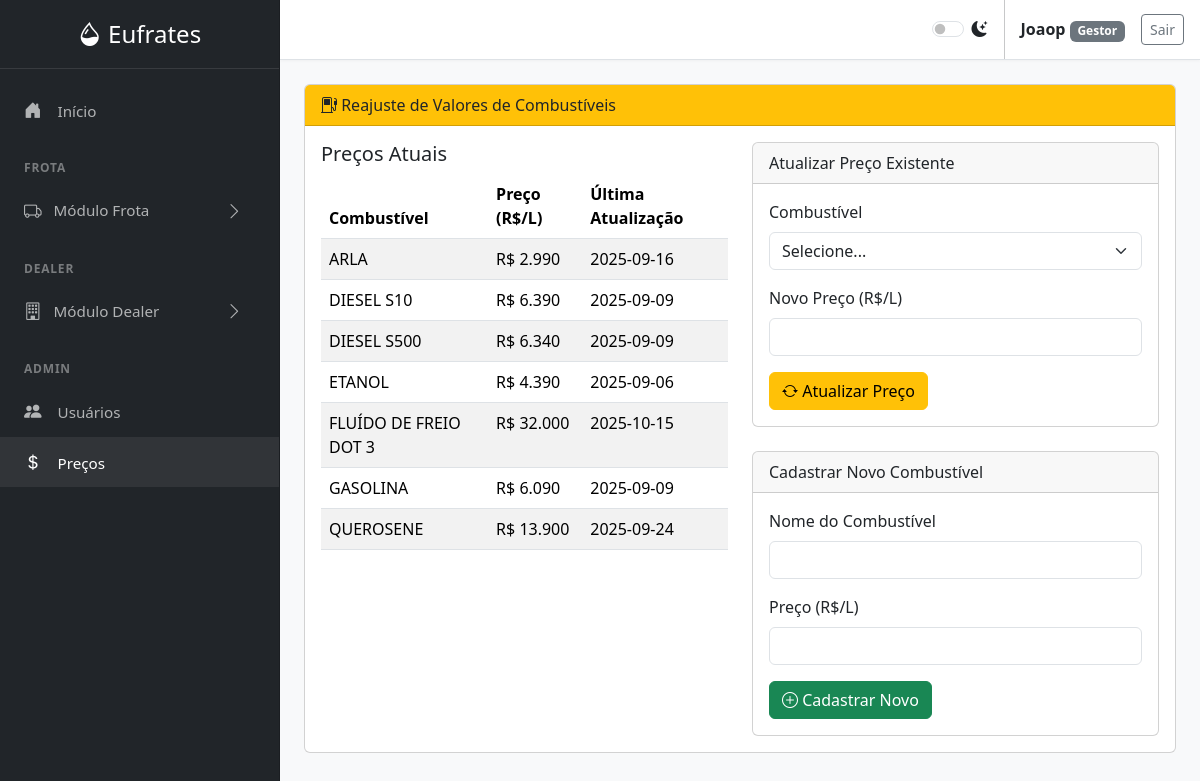
The page /reajuste-combustiveis (signed in) on the database its author committed.
### tables this page shows
CREATE TABLE users (
        id INTEGER PRIMARY KEY AUTOINCREMENT,
        username TEXT NOT NULL UNIQUE,
        password_hash TEXT NOT NULL,
        role TEXT NOT NULL CHECK(role IN ('Gestor', 'Comprador', 'Padrão'))
    );

CREATE TABLE precos_combustivel (
        id INTEGER PRIMARY KEY AUTOINCREMENT,
        combustivel TEXT NOT NULL UNIQUE,
        preco REAL NOT NULL,
        data_atualizacao TEXT NOT NULL
    );

### frota.py (the view, shortened to what this page needs)
@frota_bp.route('/reajuste-combustiveis', methods=['GET', 'POST'])
@login_required
@roles_required(['Administrador', 'Gestor'])
def reajuste_combustiveis():
    precos = obter_precos_combustivel()
    return render_template('reajuste_combustiveis.html', precos=precos, active_page='reajuste_combustiveis')

### database.py (called while the page is built)
def get_db_connection():
    conn = sqlite3.connect('abastecimentos.db')
    conn.row_factory = sqlite3.Row
    return conn

def get_user_by_id(user_id):
    conn = get_db_connection()
    user = conn.execute('SELECT * FROM users WHERE id = ?', (user_id,)).fetchone()
    conn.close()
    return user

def obter_precos_combustivel():
    conn = get_db_connection()
    query = "SELECT combustivel, preco, data_atualizacao FROM precos_combustivel ORDER BY combustivel"
    df = pd.read_sql(query, conn)
    conn.close()
    return df.to_dict('records')

### utils.py (called while the page is built)
def inject_now():
    return {'now': datetime.now(), 'g': g}

def load_logged_in_user():
    user_id = session.get('user_id')
    g.user = get_user_by_id(user_id) if user_id else None

def login_required(view):
    @wraps(view)
    def wrapped_view(*args, **kwargs):
        if g.user is None:
            flash('Você precisa estar logado para acessar esta página.', 'warning')
            return redirect(url_for('auth.login'))
        return view(*args, **kwargs)
    return wrapped_view

def roles_required(roles):
    def wrapper(view):
        @wraps(view)
        def wrapped_view(*args, **kwargs):
            if g.user is None:
                flash('Você precisa estar logado para acessar esta página.', 'warning')
                return redirect(url_for('auth.login'))
            if g.user['role'] not in roles and g.user['role'] != 'Administrador':
                flash('Acesso negado. Sua função não permite acessar esta página.', 'danger')
                return redirect(url_for('frota.index'))
            return view(*args, **kwargs)
        return wrapped_view
    return wrapper

### templates/reajuste_combustiveis.html (shortened to what this page needs)
{% extends "base.html" %}
{% block content %}
<div class="card">
    <div class="card-header bg-warning text-dark">
        <i class="bi bi-fuel-pump"></i> Reajuste de Valores de Combustíveis
    </div>
    <div class="card-body">
        <div class="row">
            <div class="col-md-6">
                <h5>Preços Atuais</h5>
                <div class="table-responsive">
                    <table class="table table-striped">
                        <thead>
                            <tr>
                                <th>Combustível</th>
                                <th>Preço (R$/L)</th>
                                <th>Última Atualização</th>
                            </tr>
                        </thead>
                        <tbody>
                            {% for preco in precos %}
                            <tr>
                                <td>{{ preco.combustivel }}</td>
                                <td>R$ {{ "%.3f"|format(preco.preco) }}</td>
                                <td>{{ preco.data_atualizacao }}</td>
                            </tr>
                            {% endfor %}
                        </tbody>
                    </table>
                </div>
            </div>
            <div class="col-md-6">
                <div class="card mb-4">
                    <div class="card-header">Atualizar Preço Existente</div>
                    <div class="card-body">
                        <form method="POST" action="/reajuste-combustiveis">
                            <div class="mb-3">
                                <label class="form-label">Combustível</label>
                                <select class="form-select" name="combustivel" required>
                                    <option value="">Selecione...</option>
                                </select>
                            </div>
                            <div class="mb-3">
                                <label class="form-label">Novo Preço (R$/L)</label>
                                <input type="number" step="0.001" class="form-control" name="novo_preco" required>
                            </div>
                            <button type="submit" class="btn btn-warning">
                                <i class="bi bi-arrow-repeat"></i> Atualizar Preço
                            </button>
                        </form>
                    </div>
                </div>
                <div class="card">
                    <div class="card-header">Cadastrar Novo Combustível</div>
                    <div class="card-body">
                        <form method="POST" action="/reajuste-combustiveis">
                            <div class="mb-3">
                                <label class="form-label">Nome do Combustível</label>
                                <input type="text" class="form-control" name="novo_combustivel" required>
                            </div>
                            <div class="mb-3">
                                <label class="form-label">Preço (R$/L)</label>
                                <input type="number" step="0.001" class="form-control" name="novo_preco" required>
                            </div>
                            <button type="submit" class="btn btn-success">
                                <i class="bi bi-plus-circle"></i> Cadastrar Novo
                            </button>
                        </form>
                    </div>
                </div>
            </div>
        </div>
    </div>
</div>
{% endblock %}

### templates/base.html (shortened to what this page needs)
<!DOCTYPE html>
<html lang="pt-BR" data-bs-theme="light">
<head>
    <link href="https://cdn.jsdelivr.net/npm/bootstrap@5.3.3/dist/css/bootstrap.min.css" rel="stylesheet">
    <link rel="stylesheet" href="https://cdn.jsdelivr.net/npm/bootstrap-icons@1.11.3/font/bootstrap-icons.min.css">
</head>
<body>
    <div class="sidebar text-white">
        <div class="sidebar-header text-center">
            <a href="{{ url_for('frota.index') }}" class="fs-4 text-white text-decoration-none">
                <i class="bi bi-droplet-half"></i> Eufrates
            </a>
        </div>
        <ul class="nav flex-column flex-grow-1 mt-3">
            <li class="nav-item">
                <a class="nav-link {% if active_page == 'index' %}active{% endif %}" href="{{ url_for('frota.index') }}">
                    <i class="bi bi-house-door-fill"></i> Início
                </a>
            </li>
            <div class="sidebar-heading">Frota</div>
            <li class="nav-item">
                <a class="nav-link d-flex align-items-center" data-bs-toggle="collapse" href="#frotaSubmenu" role="button" aria-expanded="false" aria-controls="frotaSubmenu">
                    <i class="bi bi-truck"></i> Módulo Frota <i class="bi bi-chevron-right arrow"></i>
                </a>
            </li>
            <div class="sidebar-heading">Dealer</div>
            <li class="nav-item">
                <a class="nav-link d-flex align-items-center" data-bs-toggle="collapse" href="#dealerSubmenu" role="button" aria-expanded="false" aria-controls="dealerSubmenu">
                    <i class="bi bi-building"></i> Módulo Dealer <i class="bi bi-chevron-right arrow"></i>
                </a>
            </li>
            {% if g.user and g.user.role in ['Administrador', 'Gestor'] %}
            <div class="sidebar-heading">Admin</div>
            <li class="nav-item">
                <a class="nav-link {% if active_page == 'user_management' %}active{% endif %}" href="{{ url_for('auth.user_management') }}">
                    <i class="bi bi-people-fill"></i> Usuários
                </a>
            </li>
            <li class="nav-item">
                <a class="nav-link {% if active_page == 'reajuste_combustiveis' %}active{% endif %}" href="{{ url_for('frota.reajuste_combustiveis') }}">
                    <i class="bi bi-currency-dollar"></i> Preços
                </a>
            </li>
            {% endif %}
        </ul>
    </div>
    <div class="main-content">
        <nav class="top-nav px-3 d-flex align-items-center justify-content-end">
            <div class="form-check form-switch me-3">
                <input class="form-check-input" type="checkbox" role="switch" id="themeSwitcher">
                <label class="form-check-label" for="themeSwitcher"><i class="bi bi-moon-stars-fill"></i></label>
            </div>
            {% if g.user %}
                <div class="px-3">
                    <span class="fw-bold">{{ g.user.username }}</span>
                    <span class="badge text-bg-secondary">{{ g.user.role }}</span>
                </div>
                <a href="{{ url_for('auth.logout') }}" class="btn btn-outline-secondary btn-sm">Sair</a>
            {% endif %}
        </nav>
        <main class="page-content">
            {% block content %}{% endblock %}
        </main>
    </div>
</body>
</html>

### templates/base.html (style rules this page uses)
:root { --sidebar-width: 280px; }
body { display: flex; background-color: var(--bs-tertiary-bg); }
.sidebar { width: var(--sidebar-width); height: 100vh; position: fixed; top: 0; left: 0; display: flex; flex-direction: column; background-color: #212529; border-right: 1px solid var(--bs-border-color-translucent); overflow-y: auto; }
.main-content { margin-left: var(--sidebar-width); width: calc(100% - var(--sidebar-width)); }
.top-nav { background-color: var(--bs-body-bg); border-bottom: 1px solid var(--bs-border-color); min-height: 60px; box-shadow: 0 1px 3px rgba(0,0,0, .04); }
.page-content { padding: 1.5rem; }
.sidebar-header { padding: 1rem 1.5rem; border-bottom: 1px solid rgba(255, 255, 255, 0.1); }
.sidebar .nav-link { color: rgba(255, 255, 255, 0.65); font-size: 0.95rem; padding: 0.75rem 1.5rem; }
.sidebar .nav-link:hover, .sidebar .nav-link.active { background-color: rgba(255, 255, 255, 0.07); color: #fff; }
.sidebar .nav-link .bi { margin-right: 0.75rem; font-size: 1.1rem; }
.sidebar .nav-link[data-bs-toggle="collapse"] .arrow { margin-left: auto; transition: transform 0.2s ease-in-out; }
.sidebar-heading { font-size: .75rem; text-transform: uppercase; letter-spacing: .05rem; font-weight: 600; color: rgba(255, 255, 255, 0.4); padding: 1.5rem 1.5rem 0.5rem; }

### rows shown on the page
users: user.username "Joaop", user.role "Gestor"
precos_combustivel: combustivel "ARLA", preco "2.990", data_atualizacao "2025-09-16"
precos_combustivel: combustivel "DIESEL S10", preco "6.390", data_atualizacao "2025-09-09"
precos_combustivel: combustivel "DIESEL S500", preco "6.340", data_atualizacao "2025-09-09"
precos_combustivel: combustivel "ETANOL", preco "4.390", data_atualizacao "2025-09-06"
precos_combustivel: combustivel "FLUÍDO DE FREIO DOT 3", preco "32.000", data_atualizacao "2025-10-15"
precos_combustivel: combustivel "GASOLINA", preco "6.090", data_atualizacao "2025-09-09"
precos_combustivel: combustivel "QUEROSENE", preco "13.900", data_atualizacao "2025-09-24"
